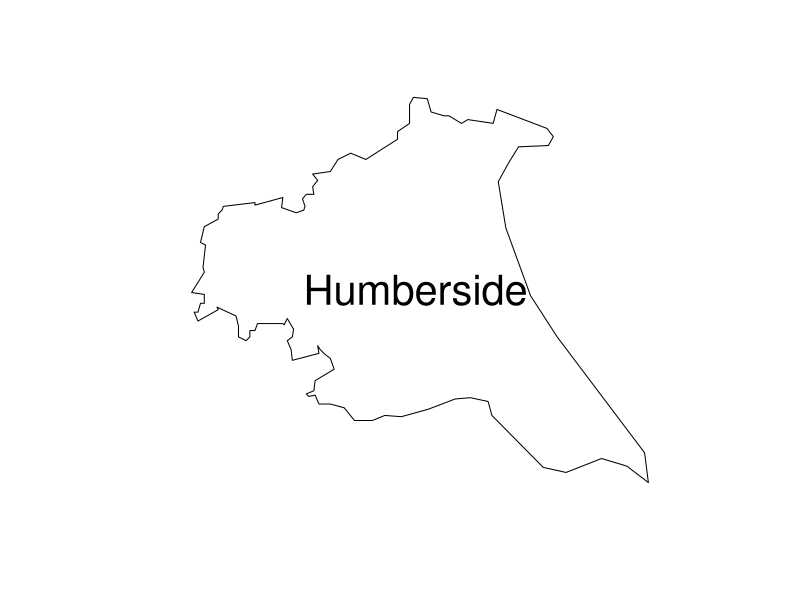

The R script that drew this image:
library(spatstat)


### Name: plot.textstring
### Title: Plot a Text String
### Aliases: plot.textstring
### Keywords: spatial hplot

### ** Examples

  W <- Window(humberside)
  te <- textstring(centroid.owin(W), txt="Humberside", cex=2.5)
  te
  plot(layered(W, te), main="")
